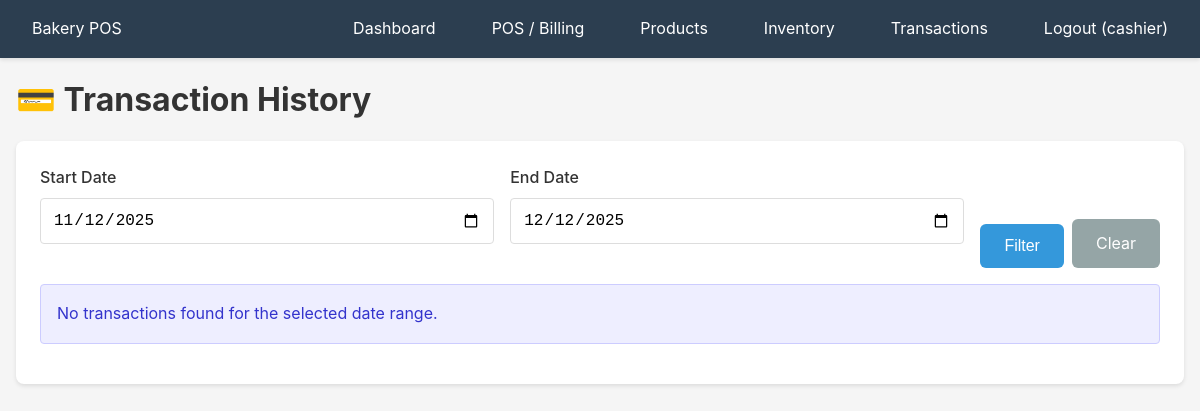
Before: /transactions/history (signed in) with the older database file.
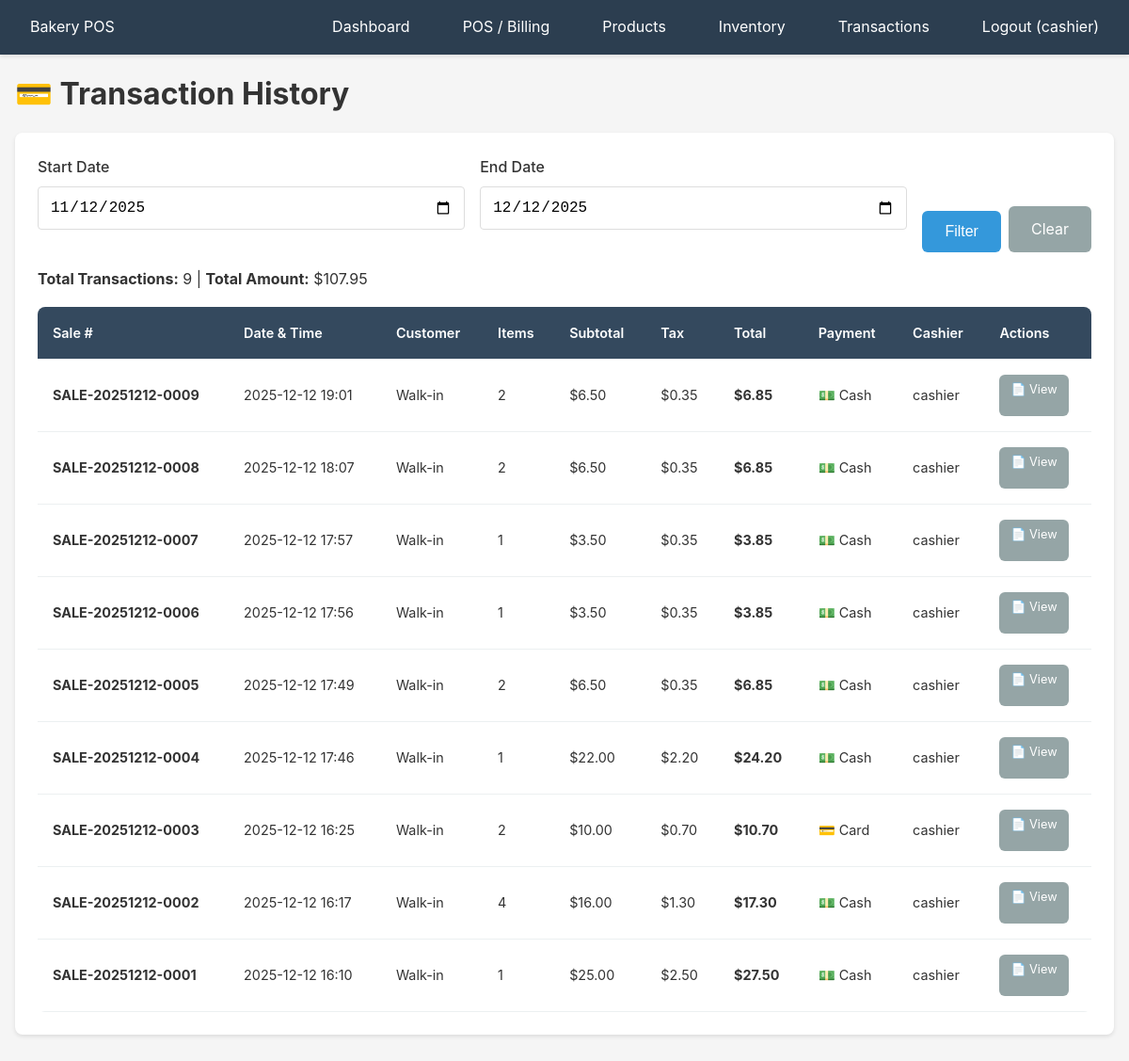
After: the same page with the newer database file.
### app/models/user.py (models this page shows)
class User(Base):
    __tablename__ = "users"
    id = Column(Integer, primary_key=True, index=True)
    username = Column(String(50), unique=True, nullable=False, index=True)
    email = Column(String(100), unique=True, nullable=False, index=True)
    password_hash = Column(String(255), nullable=False)
    role_id = Column(Integer, ForeignKey("roles.id"), nullable=False)
    is_active = Column(Boolean, default=True)
    created_at = Column(DateTime(timezone=True), server_default=func.now())
    role = relationship("Role", back_populates="users")
    sales = relationship("Sale", back_populates="cashier")
    shifts = relationship("Shift", back_populates="cashier")
    batches = relationship("Batch", back_populates="user")

### app/models/sale.py (models this page shows)
class Sale(Base):
    __tablename__ = "sales"
    id = Column(Integer, primary_key=True, index=True)
    sale_number = Column(String(50), unique=True, nullable=False, index=True)
    datetime = Column(DateTime(timezone=True), server_default=func.now(), nullable=False)
    cashier_id = Column(Integer, ForeignKey("users.id"), nullable=False)
    shift_id = Column(Integer, ForeignKey("shifts.id"), nullable=True)
    customer_id = Column(Integer, ForeignKey("customers.id"), nullable=True)
    subtotal = Column(Numeric(10, 2), nullable=False)
    tax_amount = Column(Numeric(10, 2), default=0)
    discount_amount = Column(Numeric(10, 2), default=0)
    total = Column(Numeric(10, 2), nullable=False)
    tender_type = Column(SQLEnum(TenderType), nullable=False)
    status = Column(SQLEnum(SaleStatus), default=SaleStatus.COMPLETED)
    notes = Column(String(500))
    cashier = relationship("User", back_populates="sales")
    shift = relationship("Shift", back_populates="sales")
    customer = relationship("Customer", back_populates="sales")
    sale_lines = relationship("SaleLine", back_populates="sale", cascade="all, delete-orphan")
    returns = relationship("Return", back_populates="original_sale")

### app/routers/transactions.py (the view)
@router.get("/transactions/history", response_class=HTMLResponse)
async def transaction_history(
    request: Request,
    start_date: str = Query(None),
    end_date: str = Query(None),
    user_data: dict = Depends(require_auth),
    db: Session = Depends(get_db)
):
    from sqlalchemy.orm import joinedload
    query = db.query(Sale).options(
        joinedload(Sale.customer),
        joinedload(Sale.cashier),
        joinedload(Sale.sale_lines)
    )
    if start_date:
        try:
            start = datetime.strptime(start_date, '%Y-%m-%d').date()
            query = query.filter(func.date(Sale.datetime) >= start)
        except ValueError:
            pass
    if end_date:
        try:
            end = datetime.strptime(end_date, '%Y-%m-%d').date()
            query = query.filter(func.date(Sale.datetime) <= end)
        except ValueError:
            pass
    if not start_date and not end_date:
        thirty_days_ago = date.today() - timedelta(days=30)
        query = query.filter(func.date(Sale.datetime) >= thirty_days_ago)
        start_date = thirty_days_ago.strftime('%Y-%m-%d')
        end_date = date.today().strftime('%Y-%m-%d')
    transactions = query.order_by(Sale.datetime.desc()).all()
    from app.models.sale import SaleStatus
    total_amount = sum(sale.total for sale in transactions if sale.status != SaleStatus.VOIDED)
    return templates.TemplateResponse(
        "transactions/history.html",
        {
            "request": request,
            "user": user_data["user"],
            "transactions": transactions,
            "total_amount": float(total_amount),
            "start_date": start_date,
            "end_date": end_date
        }
    )

### app/templates/transactions/history.html (shortened to what this page needs)
{% extends "base.html" %}
{% block content %}
<div class="flex-between mb-2">
    <h1>💳 Transaction History</h1>
</div>
<div class="card">
    <form method="get" action="/transactions/history" class="flex gap-2 mb-2">
        <div class="form-group" style="flex: 1;">
            <label for="start_date">Start Date</label>
            <input type="date" id="start_date" name="start_date" value="{{ start_date or '' }}" class="form-control">
        </div>
        <div class="form-group" style="flex: 1;">
            <label for="end_date">End Date</label>
            <input type="date" id="end_date" name="end_date" value="{{ end_date or '' }}" class="form-control">
        </div>
        <div style="display: flex; align-items: flex-end;">
            <button type="submit" class="btn btn-primary">Filter</button>
            <a href="/transactions/history" class="btn btn-secondary" style="margin-left: 0.5rem;">Clear</a>
        </div>
    </form>
    {% if transactions %}
    <div style="margin-bottom: 1rem;">
        <strong>Total Transactions:</strong> {{ transactions|length }} |
        <strong>Total Amount:</strong> ${{ "%.2f"|format(total_amount) }}
    </div>
    <div style="overflow-x: auto;">
        <table class="table">
            <thead>
                <tr>
                    <th>Sale #</th>
                    <th>Date & Time</th>
                    <th>Customer</th>
                    <th>Items</th>
                    <th>Subtotal</th>
                    <th>Tax</th>
                    <th>Total</th>
                    <th>Payment</th>
                    <th>Cashier</th>
                    <th>Actions</th>
                </tr>
            </thead>
            <tbody>
                {% for sale in transactions %}
                <tr {% if sale.status.value == 'voided' %}style="background-color: #fee; text-decoration: line-through;"{% endif %}>
                    <td><strong>{{ sale.sale_number }}</strong></td>
                    <td>{{ sale.datetime.strftime('%Y-%m-%d %H:%M') }}</td>
                    <td>{{ sale.customer.name if sale.customer else 'Walk-in' }}</td>
                    <td>{{ sale.sale_lines|length }}</td>
                    <td>${{ "%.2f"|format(sale.subtotal) }}</td>
                    <td>${{ "%.2f"|format(sale.tax_amount) }}</td>
                    <td><strong>${{ "%.2f"|format(sale.total) }}</strong></td>
                    <td>
                        {% if sale.tender_type.value == 'cash' %}💵 Cash
                        {% elif sale.tender_type.value == 'card' %}💳 Card
                        {% elif sale.tender_type.value == 'transfer' %}📱 Transfer
                        {% elif sale.tender_type.value == 'on_account' %}📝 Account
                        {% endif %}
                    </td>
                    <td>{{ sale.cashier.username }}</td>
                    <td>
                        <div style="display: flex; gap: 0.25rem; flex-wrap: wrap;">
                            <a href="/pos/receipt/{{ sale.id }}" class="btn btn-secondary btn-sm" target="_blank">📄 View</a>
                        </div>
                    </td>
                </tr>
                {% endfor %}
            </tbody>
        </table>
    </div>
    {% else %}
    <div class="alert alert-info">
        No transactions found for the selected date range.
    </div>
    {% endif %}
</div>
{% endblock %}

### app/templates/base.html (shortened to what this page needs)
<!DOCTYPE html>
<html lang="en">
<head>
    <link rel="stylesheet" href="/static/css/style.css">
</head>
<body>
    {% if user %}
    <header class="no-print">
        <nav>
            <div>
                <a href="/dashboard">Bakery POS</a>
            </div>
            <ul>
                <li><a href="/dashboard">Dashboard</a></li>
                <li><a href="/pos/checkout">POS / Billing</a></li>
                <li><a href="/products">Products</a></li>
                <li><a href="/inventory">Inventory</a></li>
                <li><a href="/transactions/history">Transactions</a></li>
                <li><a href="/logout">Logout ({{ user.username }})</a></li>
            </ul>
        </nav>
    </header>
    {% endif %}
    <main class="container">
        {% block content %}{% endblock %}
    </main>
</body>
</html>

### app/static/css/style.css (style rules this page uses)
* { margin: 0; padding: 0; box-sizing: border-box; }
body { font-family: -apple-system, BlinkMacSystemFont, 'Segoe UI', Roboto, Oxygen, Ubuntu, Cantarell, sans-serif; font-size: 16px; line-height: 1.6; color: #333; background-color: #f5f5f5; }
.container { max-width: 1400px; margin: 0 auto; padding: 1rem; }
header { background-color: #2c3e50; color: white; padding: 1rem 0; box-shadow: 0 2px 4px rgba(0,0,0,0.1); position: sticky; top: 0; z-index: 9999; width: 100%; }
nav { display: flex; justify-content: space-between; align-items: center; padding: 0 1rem; }
nav ul { list-style: none; display: flex; gap: 1.5rem; flex-wrap: wrap; }
nav a { color: white; text-decoration: none; padding: 0.5rem 1rem; border-radius: 4px; transition: background-color 0.2s; }
.btn { display: inline-block; padding: 0.75rem 1.5rem; font-size: 1rem; border: none; border-radius: 6px; cursor: pointer; text-decoration: none; text-align: center; transition: all 0.2s; min-height: 44px; min-width: 44px; }
.btn-primary { background-color: #3498db; color: white; }
.btn-secondary { background-color: #95a5a6; color: white; }
.form-group { margin-bottom: 1.5rem; }
.form-group label { display: block; margin-bottom: 0.5rem; font-weight: 500; }
.form-group input, .form-group select, .form-group textarea { width: 100%; padding: 0.75rem; font-size: 1rem; border: 1px solid #ddd; border-radius: 4px; min-height: 44px; }
.card { background: white; border-radius: 8px; padding: 1.5rem; margin-bottom: 1.5rem; box-shadow: 0 2px 4px rgba(0,0,0,0.1); }
.table { width: 100%; border-collapse: collapse; background: white; border-radius: 8px; overflow: hidden; }
.table th, .table td { padding: 1rem; text-align: left; border-bottom: 1px solid #ecf0f1; }
.table th { background-color: #34495e; color: white; font-weight: 600; }
.mb-2 { margin-bottom: 1rem; }
.flex { display: flex; }
.flex-between { display: flex; justify-content: space-between; align-items: center; }
.gap-2 { gap: 1rem; }

### app/templates/transactions/history.html (style rules this page uses)
.table { font-size: 0.9rem; }
.table th { white-space: nowrap; }
.table td { vertical-align: middle; }
.btn-sm { padding: 0.375rem 0.75rem; font-size: 0.8rem; }

Changed rows visible on the page:
added Sale: sale_number "SALE-20251212-0009", datetime "2025-12-12 19:01", customer "Walk-in", sale_lines|length "2", subtotal "6.50", tax_amount "0.35", total "6.85", tender_type "💵 Cash", cashier.username "cashier"
added Sale: sale_number "SALE-20251212-0008", datetime "2025-12-12 18:07", customer "Walk-in", sale_lines|length "2", subtotal "6.50", tax_amount "0.35", total "6.85", tender_type "💵 Cash", cashier.username "cashier"
added Sale: sale_number "SALE-20251212-0007", datetime "2025-12-12 17:57", customer "Walk-in", sale_lines|length "1", subtotal "3.50", tax_amount "0.35", total "3.85", tender_type "💵 Cash", cashier.username "cashier"
added Sale: sale_number "SALE-20251212-0006", datetime "2025-12-12 17:56", customer "Walk-in", sale_lines|length "1", subtotal "3.50", tax_amount "0.35", total "3.85", tender_type "💵 Cash", cashier.username "cashier"
added Sale: sale_number "SALE-20251212-0005", datetime "2025-12-12 17:49", customer "Walk-in", sale_lines|length "2", subtotal "6.50", tax_amount "0.35", total "6.85", tender_type "💵 Cash", cashier.username "cashier"
added Sale: sale_number "SALE-20251212-0004", datetime "2025-12-12 17:46", customer "Walk-in", sale_lines|length "1", subtotal "22.00", tax_amount "2.20", total "24.20", tender_type "💵 Cash", cashier.username "cashier"
added Sale: sale_number "SALE-20251212-0003", datetime "2025-12-12 16:25", customer "Walk-in", sale_lines|length "2", subtotal "10.00", tax_amount "0.70", total "10.70", tender_type "💳 Card", cashier.username "cashier"
added Sale: sale_number "SALE-20251212-0002", datetime "2025-12-12 16:17", customer "Walk-in", sale_lines|length "4", subtotal "16.00", tax_amount "1.30", total "17.30", tender_type "💵 Cash", cashier.username "cashier"
added Sale: sale_number "SALE-20251212-0001", datetime "2025-12-12 16:10", customer "Walk-in", sale_lines|length "1", subtotal "25.00", tax_amount "2.50", total "27.50", tender_type "💵 Cash", cashier.username "cashier"
Other visible differences:
{{ transactions|length }}: (not shown) → "9"
{{ "%.2f"|format(total_amount) }}: (not shown) → "107.95"
text no longer shown: "No transactions found for the selected date range."
text now shown: "Total Transactions: | Total Amount: $ Sale # Date & Time Customer Items Subtotal Tax Total Payment Cashier Actions"
